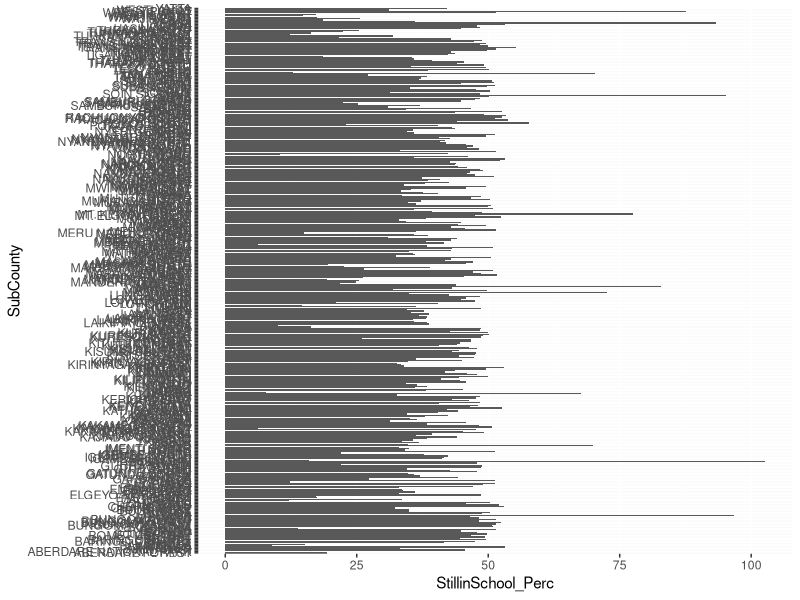

Source code (R):
## ---- chunk 1
library(tidyverse)

#set wd nd get data

setwd ("/Users/jprout/OneDrive - University of Maryland School of Medicine/R/Evaluation_Blog/_posts/2021-01-18-tidy-tuesday-2021-week-4-kenya-census-2019")

school <- read_csv("kenya_schools.csv")
#data description
#Table 2.2: Distribution of Population Age 3 Years and Above by School Attendance Status,
#' Area of Residence, Sex, County and Sub-County
#"before C and after C" C= completion

totals <- filter (school, Group == "Total")
## ---- chunk 2

ggplot (totals, aes (x=SubCounty, y = StillinSchool_Perc, label = StillinSchool_Perc )) +
  geom_col () +
  coord_flip ()
